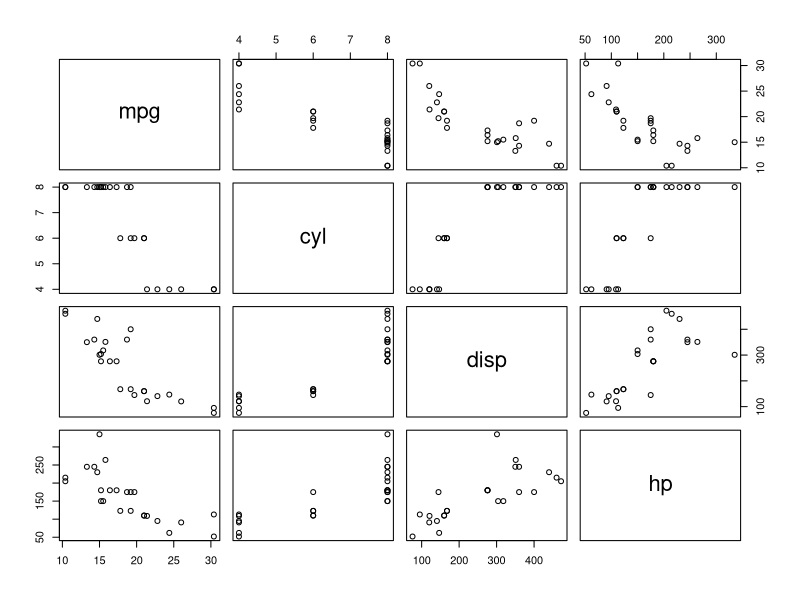
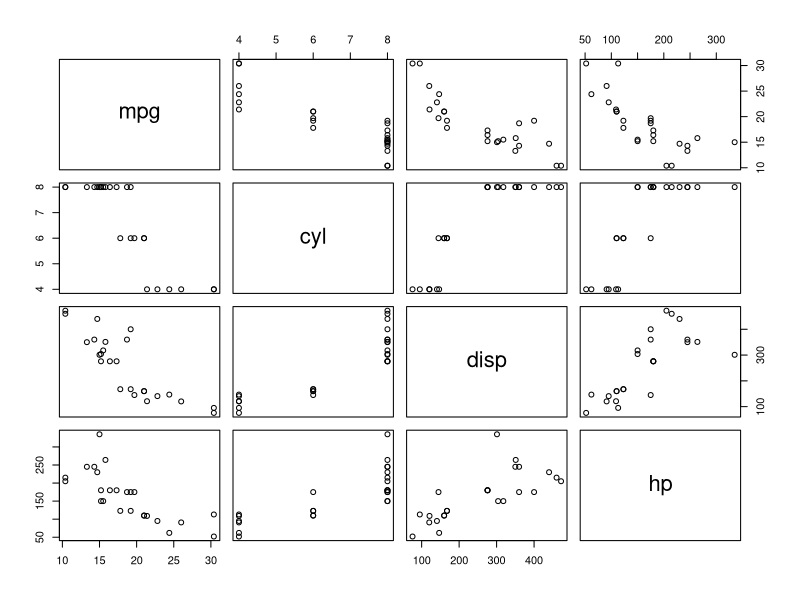

Reproduce these figures in R, in order. (Note: this script raises an error after producing the figures.)
library(magrittr)
library(dplyr)
?mtcars
str(mtcars)

# we read the %>% as “and then”- “take mtcars and then filter
# and then group by and then summarize and then arrange.
mtcars %>%
  filter(carb>1)%>%
  group_by(cyl)%>%
  summarise(Avg_mpg=mean(mpg))%>%
  arrange(desc(Avg_mpg))

mtcars %>%
  head %>%
  set_colnames(paste("Col",1:11, sep=""))

# The TEE pipe operator
# normal piping terminates with the plot() function resulting in
# NULL results for the summary() function
mtcars %>%
  filter(carb > 1) %>%
  extract(, 1:4) %>%
  plot() %>%
  summary()
# inserting %T>% allows you to plot and perform the functions that
# follow the plotting function
mtcars %>%
  filter(carb > 1) %>%
  extract(, 1:4) %T>%
  plot() %>%
  summary()

# regular piping results in an error
mtcars %>%
  subset(vs == 0) %>%
  cor(mpg, wt)
## Error in pmatch(use, c("all.obs", "complete.obs", "pairwise.complete.obs", : \
##object 'wt' not found
# using %$% allows you to specify variables of interest
mtcars %>%
  subset(vs == 0) %$%
  cor(mpg, wt)

